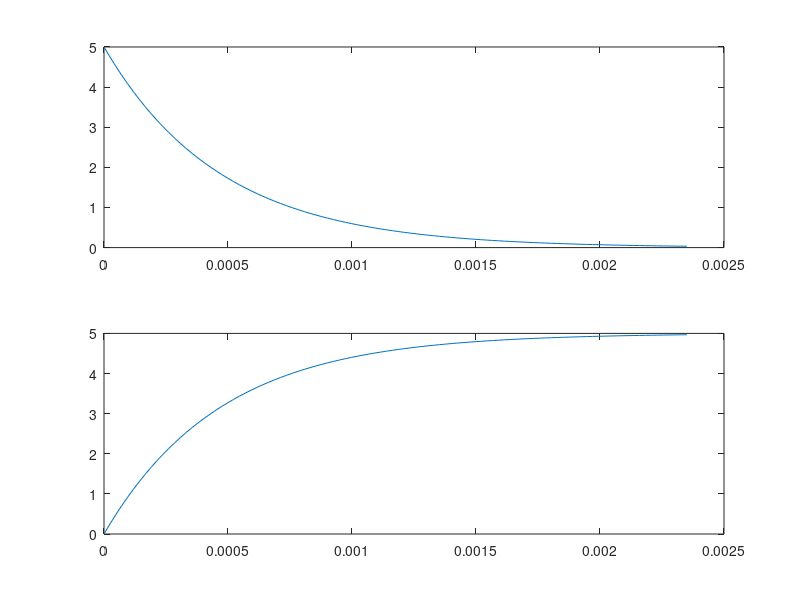

Reproduce this figure in MATLAB.
## Copyright (C) 2022 thiago
## Author: thiago <thmalmeida@horse>
## Created: 2022-10-12

# Dica: montar o circuito simples resistor capacitor com um sinal quadrado

clear all, close all, clc;
# Capacímetro
# Natural answer parameters
R = 1000;                   % resistance in ohms;
C = 470*10^-9;              % capacitance in faradays [F];
tau = R*C;                  % time constant;
T = 5*tau;                  % time in [s];
Vs = 5;                     % tensão da fonte [V];
vc0 = 0;                    % tensão inicial no capacitor [V];
Is = Vs/R;                  % Corrente da fonte [A];                        
f = 1/T;                    % signal frequency in [Hz];
n = 100;                    % number of simulation points;
t = linspace(0, T, n);      % time vector of simulation;

% Natural answer
Vct_natural = Vs*e.^(-t/tau);

% vc(tau) (natural)
Vct_natural_6321 = Vs*e.^(-1);

% Degrau answer
Vct_degrau = Is*R + (vc0 - Is*R)*e.^(-t/tau);

% vc(tau) (degrau)
Vct_degrau_6321 = Is*R + (vc0 - Is*R)*e^(-1);

% Summary
fprintf("Frequency: %d Hz\n", f);


subplot(2,1,1);
plot(t, Vct_natural);

subplot(2,1,2);
plot(t, Vct_degrau);